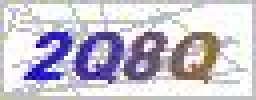
#> input picture test/Python3网络爬虫开发实战/第八章/code_2.jpg, 64 x 25 px (shown 4 times larger)
$ python '图形验证码的识别.py'
#> lines starting #> are read from the running program, lines starting #| are printed output that depends on the picture; after the words box and inside, x2 and y2 are one past the last pixel; in counts of white or black regions, pixels touching at a corner belong together
#识别测试
import tesserocr
from PIL import Image

image = Image.open('code_2.jpg')
#> image is the input picture: PIL image 64x25 RGB; mean R, G, B 199.1, 194.6, 207

image = image.convert('L')
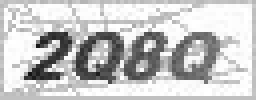
#> image: PIL image 64x25 L (shown 4 times larger); min 18, max 255, mean 197.4
threshold = 170
table = []
for i in range(256):
    if i < threshold:
        table.append(0)
    else:
        table.append(1)

image = image.point(table, '1')
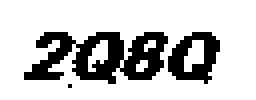
#> image: PIL image 64x25 1 (shown 4 times larger); 77.8% white; 3 black regions (1 under 20 px), largest, box (x1, y1, x2, y2) and area: (6, 8, 42, 21) 260, (42, 8, 55, 21) 94
#> (the run stopped early here; a loop or call above may not have finished)

$ run again, with test/Python3网络爬虫开发实战/第八章/text_2.jpg copied over test/Python3网络爬虫开发实战/第八章/code_2.jpg
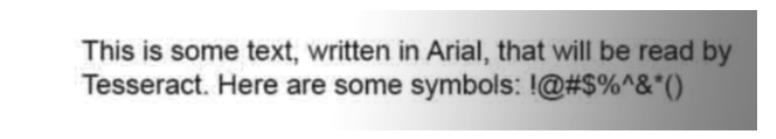
#> input picture test/Python3网络爬虫开发实战/第八章/text_2.jpg, 776 x 139 px
#> image is the input picture: PIL image 776x139 RGB; min 31, max 255, mean 209.1
#> `image = image.point(table, '1')`:
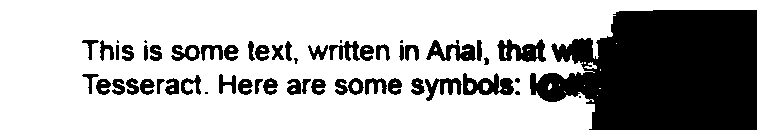
#> image: PIL image 776x139 1; 72.9% white; 55 black regions (8 under 20 px), largest, box (x1, y1, x2, y2) and area: (530, 10, 757, 130) 21217, (497, 39, 546, 62) 695, (463, 73, 514, 95) 681
